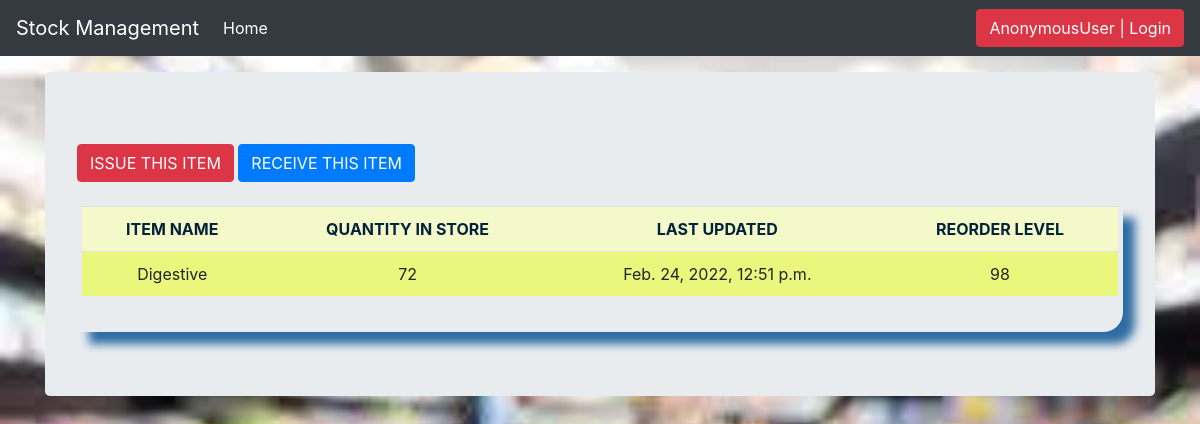
The app's page /stock_detail/1/ with its own data.
### stockmanagement/models.py (models this page shows, shortened)
class Stock(models.Model):
	category = models.ForeignKey(Category, on_delete=models.CASCADE, blank=True)
	item_name = models.CharField(max_length=50, blank=True, null=True)
	quantity = models.IntegerField(default='0', blank=False, null=True)
	receive_quantity = models.IntegerField(default='0', blank=True, null=True)
	receive_by = models.CharField(max_length=50, blank=True, null=True)
	issue_quantity = models.IntegerField(default='0', blank=True, null=True)
	issue_by = models.CharField(max_length=50, blank=True, null=True)
	issue_to = models.CharField(max_length=50, blank=True, null=True)
	phone_number = models.CharField(max_length=50, blank=True, null=True)
	created_by = models.CharField(max_length=50, blank=True, null=True)
	reorder_level = models.IntegerField(default='0', blank=True, null=True)
	last_updated = models.DateTimeField(auto_now_add=False, auto_now=True)
	timestamp = models.DateTimeField(auto_now_add=True, auto_now=False)

### stockmanagement/views.py (the view)
# urls.py: path('stock_detail/<str:pk>/', views.stock_detail, name="stock_detail"),
def stock_detail(request, pk):
	queryset = Stock.objects.get(id=pk)
	context = {
		"queryset": queryset,
	}
	return render(request, "stock_detail.html", context)

### stockmanagement/templates/stock_detail.html (shortened to what this page needs)
{% load static %}
{% load crispy_forms_tags %}
<html lang="en">
  <head>
<link href="{% static 'css/stylesheet.css' %}" rel="stylesheet">
<link href="{% static 'css/bootstrap.min.css' %}" rel="stylesheet">
    <link href="{% static 'css/navbar-top-fixed.css' %}" rel="stylesheet">
  </head>
  <body>
    {% include 'navbar.html' %}
<main role="main" class="container">
  <div class="jumbotron">
   <a href="{% url 'issue_items' queryset.id %}"><div class='btn btn-danger'>ISSUE THIS ITEM</div></a>
   <a href="{% url 'receive_items' queryset.id %}"><div class='btn btn-primary'>RECEIVE THIS ITEM</div></a>
        <br><br>
        <div class="display_table">
          <table class='table'>
                  <tr>
                    <th>ITEM NAME</th>
                    <th>QUANTITY IN STORE</th>
                    <th>LAST UPDATED</th>
                    <th>REORDER LEVEL</th>
                  </tr>
                  <tr>
                    <td>{{queryset.item_name}}</td>
                    <td>{{queryset.quantity}}</td>
                    <td>{{queryset.last_updated}}</td>
                    <td>{{queryset.reorder_level}}</td>
                  </tr>
          </table>
        </div>
</div>
</main>
      </body>
</html>

### stockmanagement/static/css/stylesheet.css (style rules this page uses)
body { background-color: #b7e465; }
.table { font-size: 16px; text-align: center; width: 100%; margin: auto; }
.table tr:nth-child(odd) { background: #F0FFF0 }
.table tr:nth-child(even) { background: #EAF67C }
th { background-color: #F4F9CA; color:rgb(4,34,57) }
.display_table { border-bottom-right-radius: 20px; padding-left: 5px; padding-right: 5px; padding-bottom: 20px; box-shadow: 12px 12px 10px #2e6da4; }

### stockmanagement/static/css/navbar-top-fixed.css (style rules this page uses)
body { min-height: 85rem; padding-top: 4.5rem; }

### records on screen
Stock: item_name "Digestive", quantity "72", last_updated "Feb. 24, 2022, 12:51 p.m.", reorder_level "98"

### other values on screen
{{ user }} "AnonymousUser"
